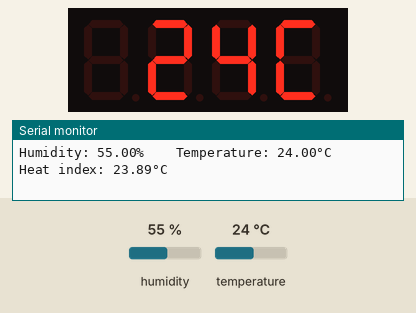
Simulated run of this sketch. Board: ESP8266 (NodeMCU). Shown: 4-digit seven-segment display, the last lines printed to the serial monitor. The test bench sets the inputs (shaded band); at power-on: temperature 24 °C, humidity 55 %.

Above: at 6.9 s.
7.0 s: temperature set to 28 °C
At 11.6 s:
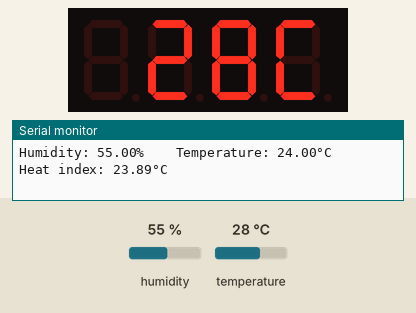
12.4 s: humidity set to 22 %
19.8 s: humidity set to 40 %
At 24.7 s:
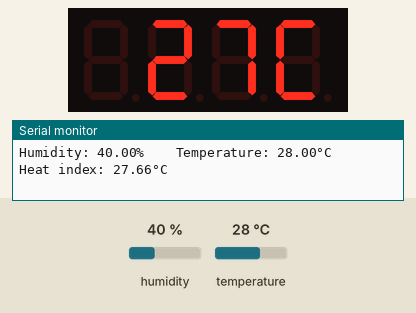
27.9 s: temperature set to 12 °C
At 31.8 s:
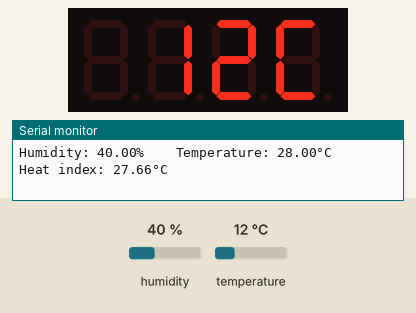
Timing chart, 0 to 33.3 s (numbered marks = the images above; inputs shaded):
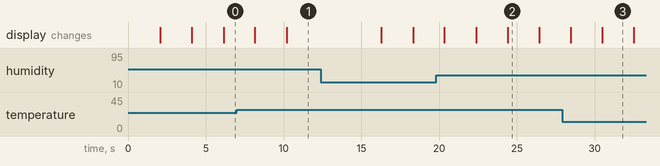

The sketch:

temp_com.ino
```cpp
/*
Temperature computer monitor Project V2.
DHT11 library (https://github.com/adafruit/DHT-sensor-library)
TM1637 library (https://github.com/reeedstudio/libraries/tree/master/DigitalTube)
Create by itsmebabysmiley.
*/
#include "DHT.h"
#include "TM1637.h"

#define CLK D6
#define DIO D5
#define DHTPIN 13
#define DHTTYPE DHT11

TM1637 tm1637(CLK,DIO);
DHT dht(DHTPIN, DHTTYPE);

int x; //position 1 in 7segment
int y; //position 2 in 7segment

void setup() {
  // put your setup code here, to run once:
  Serial.begin(9600);
  dht.begin();
  tm1637.init();
  tm1637.display(0,11);
  tm1637.display(1,10);
  tm1637.display(2,11);
  tm1637.display(3,4);
  tm1637.set(BRIGHT_DARKEST); //BRIGHT_TYPICAL = 2,BRIGHT_DARKEST = 0,BRIGHTEST = 7;
  tm1637.clearDisplay();


}

void loop() {
  // put your main code here, to run repeatedly:
  delay(2000);
  float h = dht.readHumidity();
  float c = dht.readTemperature(); //read temperature in celsius.
// //----fahrenheit-----
//  float f = dht.readTemperature(true); //read temperature in fahrenheit.
//  x = f / 10;
//  y = int(f) % 10;
//  tm1637.display(1,x); //(position,character)
//  tm1637.display(2,y);
//  tm1637.display(3,15);  //F

// //----celsuis----
  x = c / 10;
  y = int(c) % 10;
  tm1637.display(1,x); //(position,character)
  tm1637.display(2,y);
  tm1637.display(3,12);  // C

  delay(2000);
  //Compute heat index in Celsius.
  float hc = dht.computeHeatIndex(c, h, false);
  x = hc / 10;
  y = int(hc) % 10;
  tm1637.display(1,x); //(position,character)
  tm1637.display(2,y);
  tm1637.display(3,12);  // C

  //Compute hear index in fahrenheit.
//  float hf = dht.computeHeatIndex(f, h);
//  x = hf / 10;
//  y = int(hf) % 10;
//  tm1637.display(1,x); //(position,character)
//  tm1637.display(2,y);
//  tm1637.display(3,12);  // C

  Serial.print("Humidity: ");Serial.print(h);Serial.print("%\t\t");
  Serial.print("Temperature: ");Serial.print(c);Serial.print("°C\t\t");
  Serial.print("Heat index: ");Serial.print(hc);Serial.print("°C\n");
}
```

Measured:
- after the input at 7.0 s, the display: first differs from a run without the input after 3.2 s (image 1)
- after the input at 19.8 s, the display: first differs from a run without the input after 4.6 s (image 2)
- after the input at 27.9 s, the display: first differs from a run without the input after 2.6 s (image 3)
- what the display in image 2 shows lasts 2.0 s, from 24.4 s to 26.4 s
